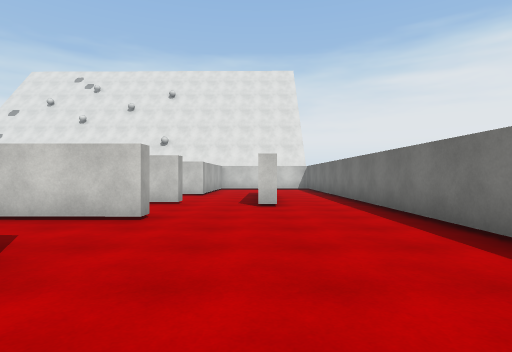
View 1 (above)

20 first-person views from a walk through a Unity game level. The camera is 1.3 m above the floor, looks level and sees 80° across. The floor is counted in squares, 2 m on a side. Each view is taken from the middle of a square. On the plan, view 1 faces up. The plan holds only what a view shows up to about 10 squares ahead; the rest is blank. The place goes on beyond the plan. The player character is not drawn. Surface patterns are stand-ins for the level's own textures.

View 2
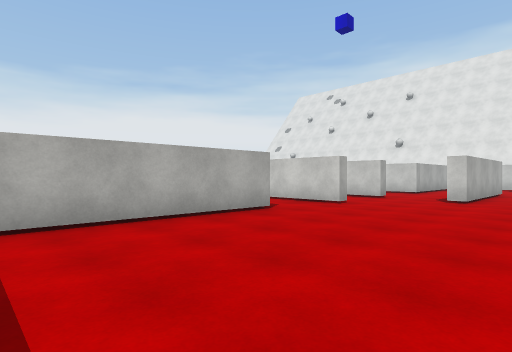

View 3
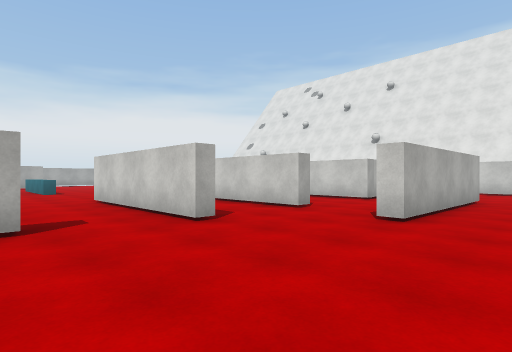

View 4
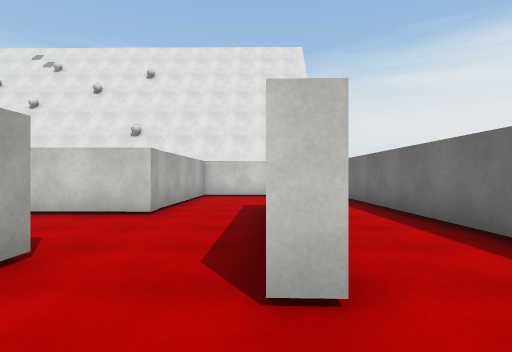

View 5
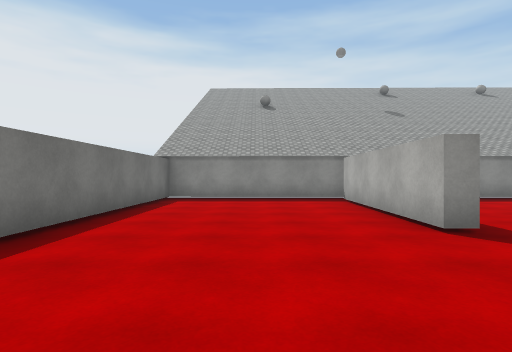

View 6
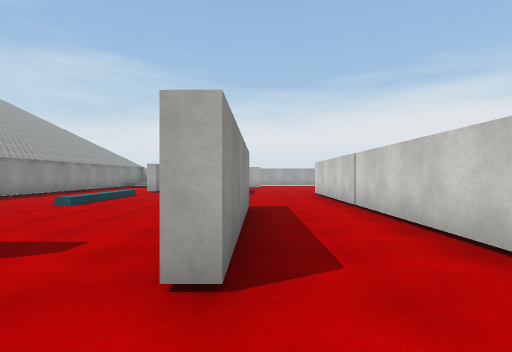

View 7
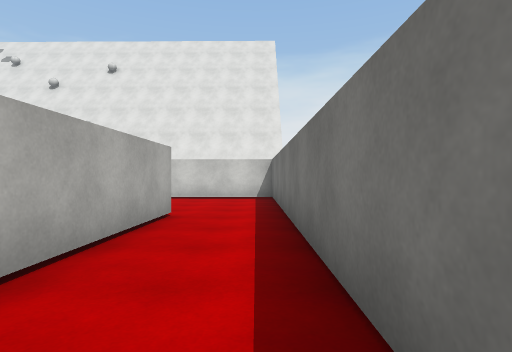

View 8
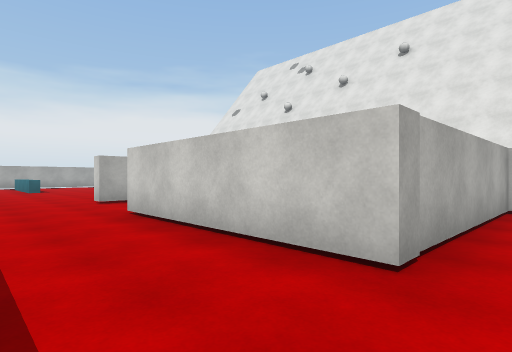

View 9
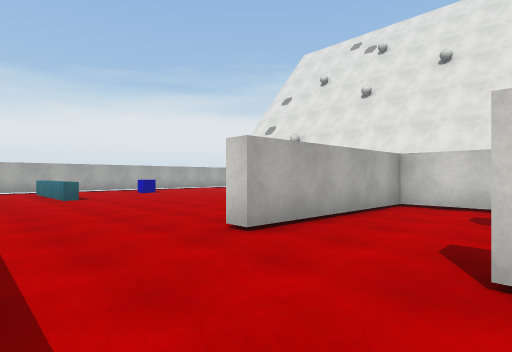

View 10
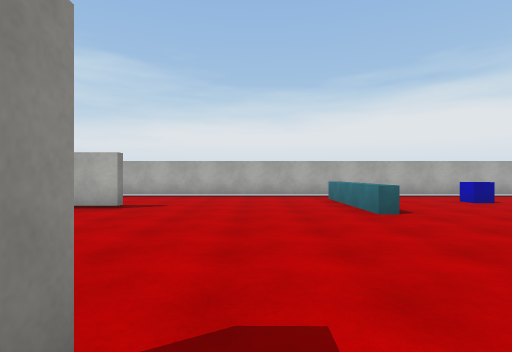

View 11
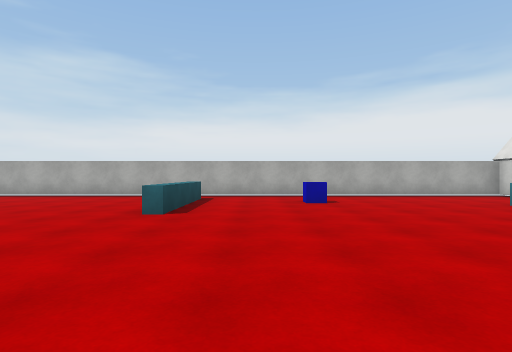

View 12
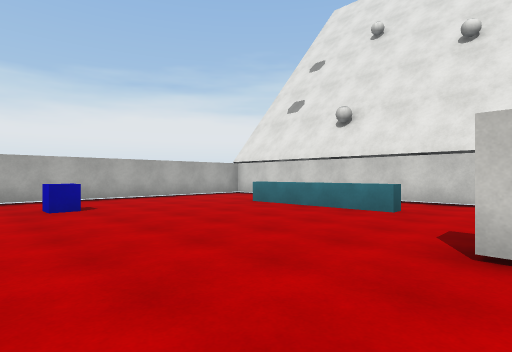

View 13
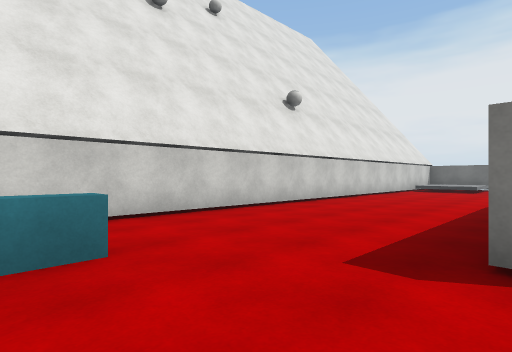

View 14
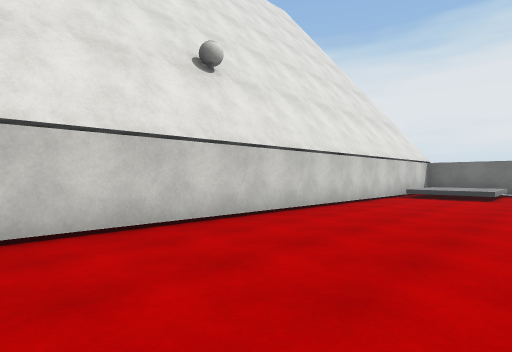

View 15
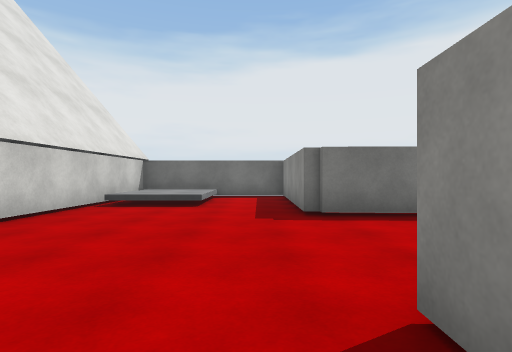

View 16
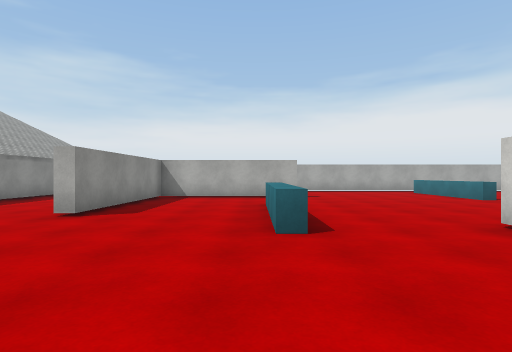

View 17
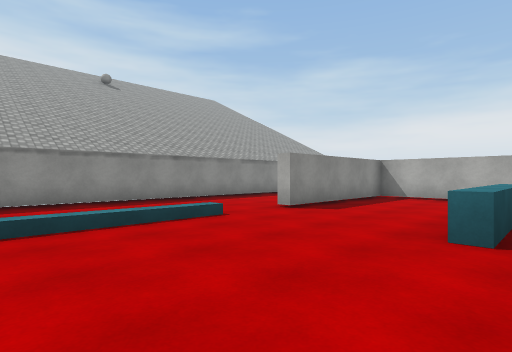

View 18
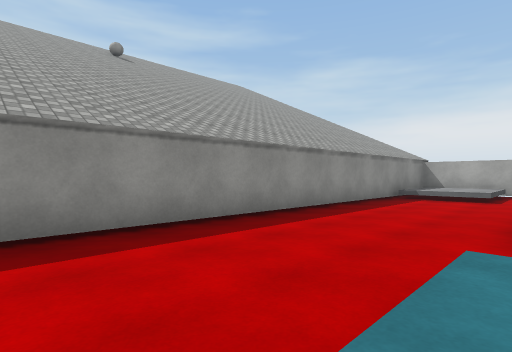

View 19
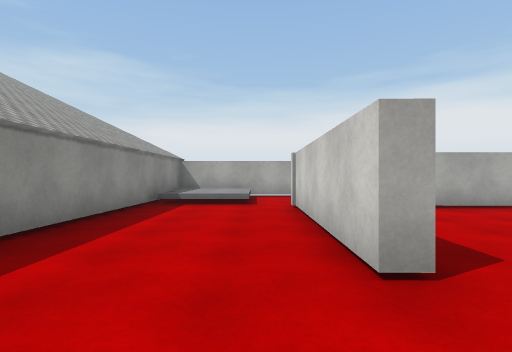

View 20
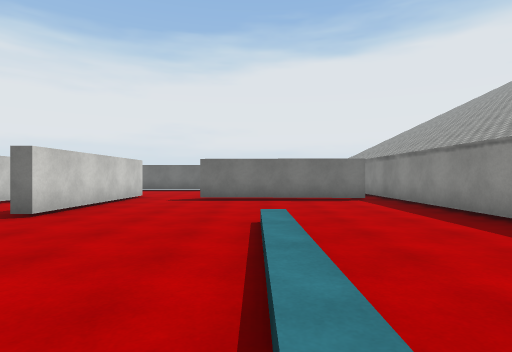

### Floor plan
Key: @ floor where view 1 was taken; # wall or solid block; x gap in a wall; . main floor; : floor 0.5 m higher than the main floor; / step, stairs or slope; ^ raised ledge; C blue cube.
Columns run from 20 left of view 1 to 3 right of it. Each row starts with its distance up from view 1.
 20 ########################
 19 #..    .............///#
 18 #...^^^.............::/#
 17 #...................///#
 16 #......................#
 15 #........# ####...######
 14 #......... #..  ..#....#
 13 #.C....... #..    #....#
 12 #..........#...   #....#
 11 #..........#..###.#.#..#
 10 #.^^^...........###.#..#
  9 #...................#..#
  8 #...................#..#
  7 #.........#########.#..#
  6 #......................#
  5 #...#.........#####....#
  4 #. .#..................#
  3    .#..................#
  2    .#............#.....#
  1 #...#####........#.....#
  0 #///.............#..@..#
 -1 #::/.............#.....#
 -2 #///.............x.....#
 -3 ########################

Positions as (right, up) in squares from view 1, and headings:
1: (0, 0), facing up
2: (2, -2), facing up-left
3: (2, 2), facing up-left
4: (0, 5), facing up
5: (0, 6), facing down
6: (0, 5), facing left
7: (2, 6), facing up
8: (-1, 8), facing up-left
9: (-6, 8), facing up-left
10: (-10, 8), facing left
11: (-10, 12), facing left
12: (-11, 12), facing up-left
13: (-14, 15), facing up-right
14: (-10, 16), facing up-right
15: (-7, 16), facing right
16: (-7, 4), facing left
17: (-7, 5), facing down-left
18: (-8, 1), facing down-left
19: (-10, 0), facing left
20: (-11, 1), facing right
